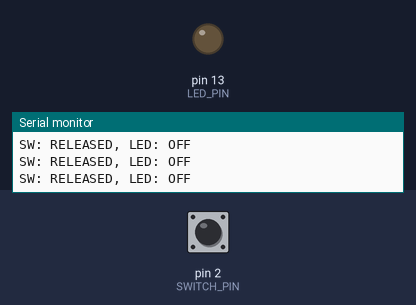
The sketch below on a simulated Arduino Uno, built with avr-gcc and run on an emulated ATmega328P. Shown: output pins drawn as LEDs (lit = HIGH), the last lines printed to the serial monitor. The test bench sets the inputs (shaded band); at power-on: pin 2 (SWITCH_PIN) HIGH.

Above: at 1.2 s.
1.3 s: pin 2 (SWITCH_PIN) pulled LOW for 0.15 s
At 1.4 s:
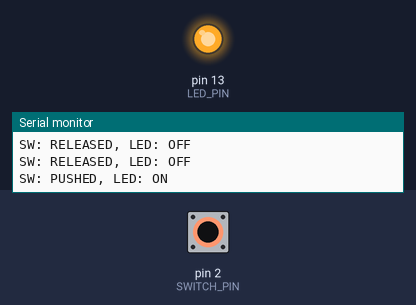
3.0 s: pin 2 (SWITCH_PIN) pulled LOW for 3.2 s
At 7.1 s:
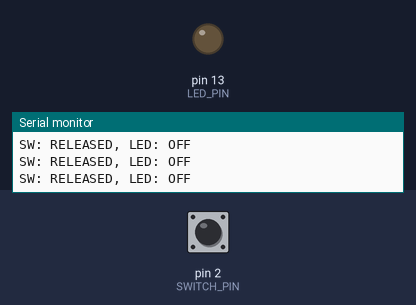
Timing chart, 0 to 8.6 s (numbered marks = the images above; inputs shaded):
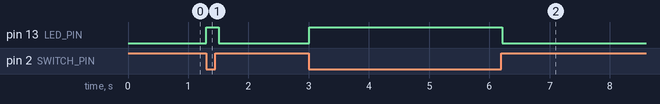

Measured:
- after the input at 1.3 s, pin 13 (LED_PIN): LOW → HIGH at once, → LOW 0.20 s later
- after the input at 3.0 s, pin 13 (LED_PIN): LOW → HIGH at once, → LOW 3.2 s later

The sketch:

ticket2_1.ino
```cpp
const int LED_PIN = LED_BUILTIN; //LED_BUILTINは組み込まれたLEDのピン(13番)
const int SWITCH_PIN = 2;

void setup()
{
    pinMode(LED_PIN, OUTPUT);
    pinMode(SWITCH_PIN, INPUT_PULLUP);
    Serial.begin(9600);
}

void loop()
{
    int sw = digitalRead(SWITCH_PIN);

    if (sw == LOW)
    {
        digitalWrite(LED_PIN, HIGH);
        Serial.println("SW: PUSHED, LED: ON");
    }
    else
    {
        digitalWrite(LED_PIN, LOW);
        Serial.println("SW: RELEASED, LED: OFF");
    }

    delay(100);
}
```
